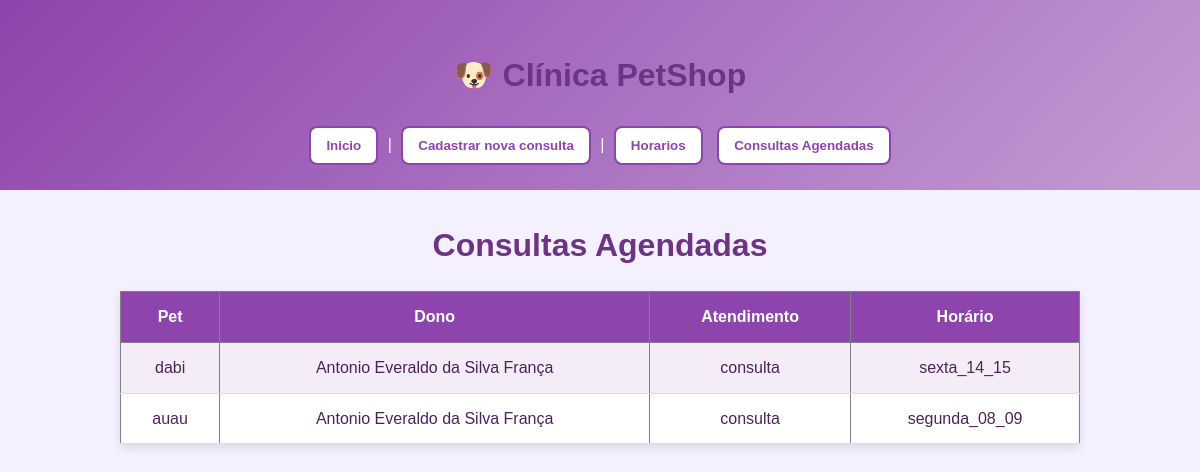
The app's page /consultas/, older data.
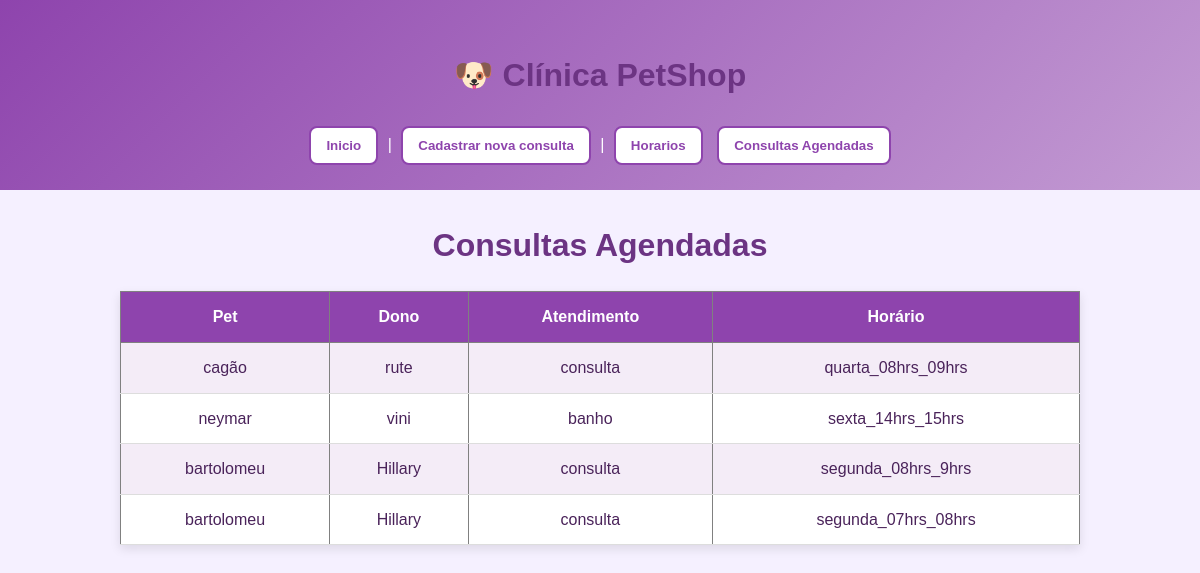
The same page, newer data.
### core/models.py (models this page shows, shortened)
class Consulta(models.Model):
    nome_pet = models.CharField(max_length=100)
    idade_pet = models.CharField(max_length=20)
    especie = models.CharField(max_length=50)
    sexo = models.CharField(max_length=20)
    peso = models.CharField(max_length=20)
    raca = models.CharField(max_length=50)
    vacinas = models.CharField(max_length=200)
    doencas = models.CharField(max_length=200)
    medicamentos = models.CharField(max_length=200)
    cirurgias = models.CharField(max_length=200)
    alergias = models.CharField(max_length=200)
    atendimento = models.CharField(max_length=50)
    horario = models.CharField(max_length=50)
    nome_dono = models.CharField(max_length=100)
    cpf = models.CharField(max_length=20)
    telefone = models.CharField(max_length=20)
    email = models.CharField(max_length=100)
    endereco = models.CharField(max_length=200)

### core/views.py (the view)
# urls.py: path('consultas/', views.consultas, name='consultas'),
def consultas(request):
    consultas = Consulta.objects.all()
    return render(request, 'consultas.html', {'consultas': consultas})

### core/templates/consultas.html (shortened to what this page needs)
{% load static %}
<!DOCTYPE html>
<html lang="pt-br">
<head>
    <link rel="stylesheet" href="../static/consultas.css">
</head>
<header>
    <h1>🐶 Clínica PetShop</h1>
    <nav>
        <a href="{% url 'inicio' %}">
            <button>Inicio</button>
        </a> |
        <a href="{% url 'cadastro' %}">
            <button>Cadastrar nova consulta</button>
        </a> |
        <a href="{% url 'horarios' %}">
            <button>Horarios</button>
        </a>
        <a href="{% url 'login_consultas' %}">
            <button>Consultas Agendadas</button>
        </a>
    </nav>
</header>
<body>
<h1>Consultas Agendadas</h1>
<table border="1">
    <tr>
        <th>Pet</th>
        <th>Dono</th>
        <th>Atendimento</th>
        <th>Horário</th>
    </tr>
    {% for c in consultas %}
    <tr>
        <td>{{ c.nome_pet }}</td>
        <td>{{ c.nome_dono }}</td>
        <td>{{ c.atendimento }}</td>
        <td>{{ c.horario }}</td>
    </tr>
    {% endfor %}
</table>
</body>
</html>

### core/static/consultas.css (style rules this page uses)
* { margin: 0; padding: 0; box-sizing: border-box; }
body { font-family: Arial, sans-serif; background: #f5f0ff; color: #4a235a; line-height: 1.6; }
header { background: linear-gradient(135deg, #8e44ad, #c39bd3); color: white; text-align: center; padding: 20px; }
header h1 { margin-bottom: 15px; }
nav { margin-top: 10px; }
nav a { text-decoration: none; }
nav button { background-color: #ffffff; color: #8e44ad; border: 2px solid #8e44ad; padding: 10px 15px; margin: 5px; border-radius: 8px; cursor: pointer; font-weight: bold; transition: 0.3s; }
body h1 { text-align: center; margin: 30px 0 20px; color: #6c3483; }
table { width: 80%; margin: 0 auto 40px; border-collapse: collapse; background-color: white; box-shadow: 0 4px 10px rgba(0, 0, 0, 0.1); }
th { background-color: #8e44ad; color: white; padding: 12px; }
td { padding: 12px; text-align: center; border-bottom: 1px solid #ddd; }
tr:nth-child(even) { background-color: #f4ecf7; }

Row changes from the older to the newer data that the page shows:
removed Consulta: nome_pet "dabi", nome_dono "Antonio Everaldo da Silva França", atendimento "consulta", horario "sexta_14_15"
removed Consulta: nome_pet "auau", nome_dono "Antonio Everaldo da Silva França", atendimento "consulta", horario "segunda_08_09"
added Consulta: nome_pet "cagão", nome_dono "rute", atendimento "consulta", horario "quarta_08hrs_09hrs"
added Consulta: nome_pet "neymar", nome_dono "vini", atendimento "banho", horario "sexta_14hrs_15hrs"
added Consulta: nome_pet "bartolomeu", nome_dono "Hillary", atendimento "consulta", horario "segunda_08hrs_9hrs"
added Consulta: nome_pet "bartolomeu", nome_dono "Hillary", atendimento "consulta", horario "segunda_07hrs_08hrs"
